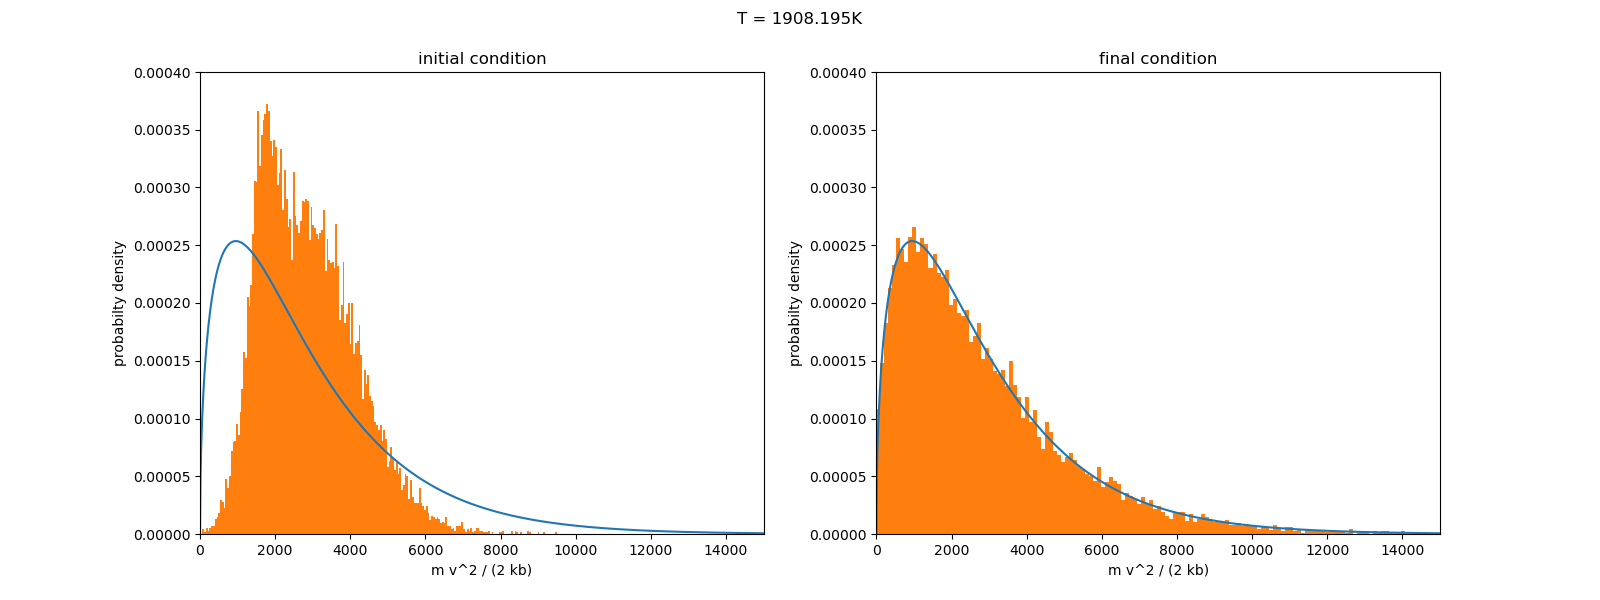

The Python source for this figure:
import dsmc
import dsmc.particles as prt
import matplotlib.pyplot as plt
import numpy as np
import math
import time

def maxwell(x, T):
    return 2.0 * np.sqrt(x) * np.exp(-x/T) / (math.pow(T, 3.0/2.0) * np.sqrt(math.pi))
    
def calc_x(velocities, mass):
    return np.array([mass*vel.dot(vel)/(2.0*prt.kb) for vel in velocities])

if __name__ == '__main__':
    # general parameters
    solver = dsmc.DSMC()
    domain = ((-1.0e-3, 1.0e-3), (-1.0e-3, 1.0e-3), (-1.0e-3, 1.0e-3))
    dt = 1e-5
    w = 0.5e+8
    mass = 6.6422e-26
    niter = 100
    Nbins = 200
    
    # particles
    n = 1.0e+20
    T = 300
    u = np.array((1000.0, 0.0, 0.0))
    
    
    solver.set_domain(domain)
    solver.set_weight(w)
    solver.set_mass(mass)
    
    solver.create_particles(domain, T, n, u)
    
    # time
    start_time = time.time()
    
    # set up plot
    xmax = 15000
    
    Tnew = prt.calc_temperature(solver.particles.Vel, solver.mass)
    xm = np.linspace(0, xmax, 1000)
    dist = [maxwell(xi, Tnew) for xi in xm]
    x = calc_x(solver.particles.Vel, solver.mass)
    
    fig, (ax0, ax1) = plt.subplots(nrows=1, ncols=2, figsize=(16, 6))
    
    ax0.plot(xm, dist)
    ax0.hist(x, Nbins, density=True)
    ax0.set_ylabel("probabilty density")
    ax0.set_xlabel("m v^2 / (2 kb)")
    ax0.set_title("initial condition")
    ax0.set_xlim([0, xmax])
    ax0.set_ylim([0, 0.00040])
    
    for it in range(niter):
        print("iteration {:4}/{}".format(it + 1, niter), end="\r", flush=True)
        solver.advance(dt)
        x = calc_x(solver.particles.Vel, solver.mass)
    
    print("")
    print("--- %s seconds ---" % (time.time() - start_time))
    
    ax1.plot(xm, dist)
    ax1.hist(x, Nbins, density=True)
    ax1.set_ylabel("probabilty density")
    ax1.set_xlabel("m v^2 / (2 kb)")
    ax1.set_title("final condition")
    ax1.set_xlim([0, xmax])
    ax1.set_ylim([0, 0.00040])
    
    fig.suptitle("T = {:.3f}K".format(Tnew))
    plt.show() 
    
    print('done')
